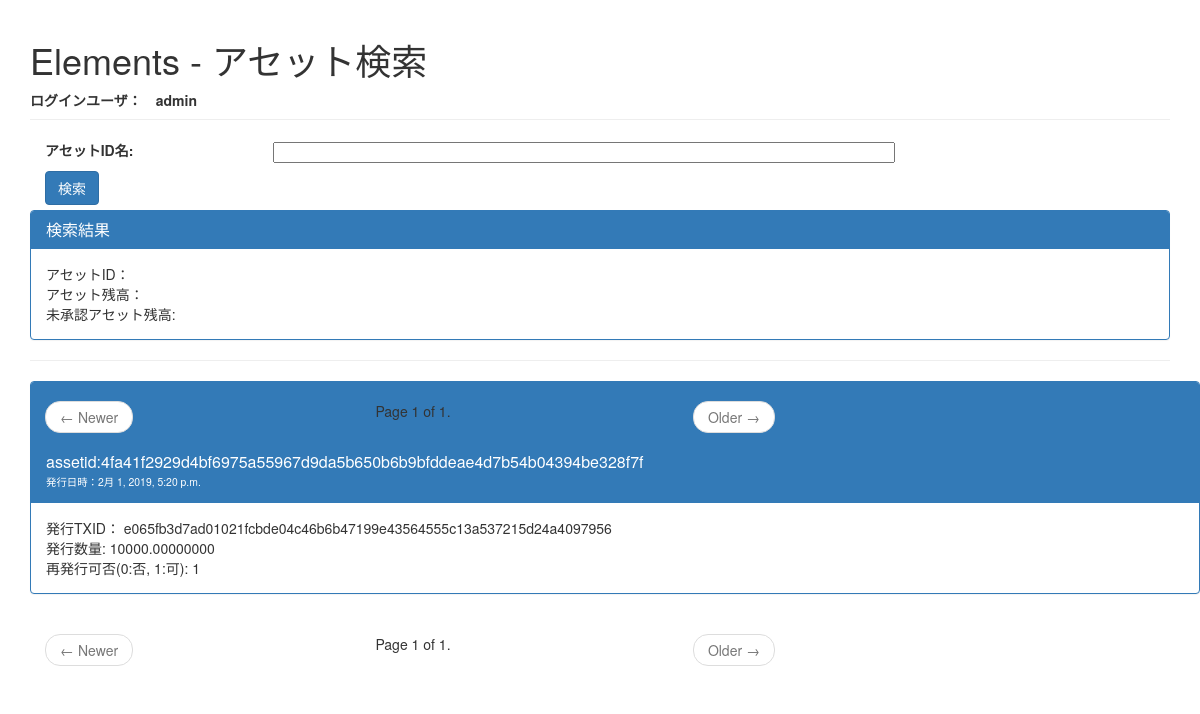
/issueasset/search_issuance (signed in), run on the app's committed database.
### issueasset/models.py (models this page shows, shortened)
class IssueAsset(models.Model):
     assetid = models.CharField(
         max_length=100,
         verbose_name='アセットID名',
     )
     txid = models.CharField(
         max_length=100,
         verbose_name='トランザクションID名',
     )
     assetamount = models.CharField(
         max_length=40,
         verbose_name='発行数量',
         help_text='アセットの発行数量を入力してください',
     )
     tokenamount = models.CharField(
         max_length=1,
         verbose_name='再発行要否（1:有、0:無）',
         help_text='再発行要否（1:再発行有、0:再発行無）を入力してください。',
     )
     created_at = models.DateTimeField(
         auto_now_add=True,
         verbose_name='登録日時',
     )

### issueasset/views.py (the view, shortened to what this page needs)
@login_required
def search_issuance(request):
    logging.debug("test_start")
    login_user_id = request.user.id
    login_user_name = request.user.username
    logging.debug(login_user_id)
    logging.debug(login_user_name)
    form = SearchForm(request.POST or None)
    page = _get_page(
        IssueAsset.objects.order_by('-id'),  # 投稿を新しい順に並び替えて取得する
        request.GET.get('page')  # GETクエリからページ番号を取得する
    )
    contexts = {
        'form': form,
        'page': page,
        'user_name': login_user_name,
    }
    logging.debug("t1t1t1")
    return render(request, 'issueasset/search_issuance.html', contexts )

### issueasset/forms.py
class SearchForm(forms.ModelForm):
    class Meta:
        model = IssueAsset
        fields = ('assetid',)
        widgets = {
            'assetid': forms.TextInput(attrs={'size': 100}),
        }

### issueasset/views.py (called while the page is built)
def _get_page(list_, page_no, count=5):
    paginator = Paginator(list_, count)
    try:
        page = paginator.page(page_no)
    except (EmptyPage, PageNotAnInteger):
        page = paginator.page(1)
    return page

### templates/issueasset/search_issuance.html (shortened to what this page needs)
{% extends "issueasset/base.html" %}
{% block body %}
  <div class="page-header">
    <h1>Elements - アセット検索</h1>
    <b>ログインユーザ：　{{ user_name }}　</b>
  </div>
  <form action="{% url 'issueasset:search_issuance' %}" method="POST">
    <div class="row">
      {% for field in form %}
        <div class="form-group">
          <div class="col-sm-10">
            <label class="col-sm-3 control-label">{{ field.label_tag }}</label>
            <label class="label col-sm-1"><font color="black">{{ field }}</font></label>
          </div>
        </div>
      {% endfor %}
      <div class="col-sm-10">
        <div class="form-group">
          <label class="col-sm-2 control-label"><input type="submit" class="btn btn-primary" value="検索"></label>
        </div>
      </div>
    </div>
  </form>
  <div class="search_result">
    <div class="panel panel-primary">
      <div class="panel-heading">
        <h3 class="panel-title">検索結果</h3>
      </div>
      <div class="panel-body">
        アセットID： {{ assetid }}
        <br>
        アセット残高： {{ balance }}
        <br>
        未承認アセット残高:  {{ unconfirmed_balance }}
      </div>
    </div>
  </div>
  <hr>
  {% include "pagination.html" %}
  <div class="container">
    <div class="row">
      <div class="col-sm-30">
        {% for IssueAsset in page %}
          <div class="panel panel-primary">
            <div class="panel-heading">
              <h3 class="panel-title">assetid:{{ IssueAsset.assetid }}<br><label class="small">発行日時：{{ IssueAsset.created_at }}</label></h3>
            </div>
            <div class="panel-body">
              発行TXID： {{ IssueAsset.txid }}
              <br>
              発行数量:  {{ IssueAsset.assetamount }}
	            <br>
	            再発行可否(0:否, 1:可):  {{ IssueAsset.tokenamount }}
            </div>
          </div>
        {% endfor %}
      </div>
    </div>
  </div>
  {% include "pagination.html" %}
{% endblock %}

### static/css/common.css (style rules this page uses)
.label.col-sm-1 { color: black; }

### data on the page
IssueAsset: assetid "4fa41f2929d4bf6975a55967d9da5b650b6b9bfddeae4d7b54b04394be328f7f", created_at "2月 1, 2019, 5:20 p.m.", txid "e065fb3d7ad01021fcbde04c46b6b47199e43564555c13a537215d24a4097956", assetamount "10000.00000000", tokenamount "1"

### other printed values
{{ user_name }} "admin"
{{ field.label_tag }} "アセットID名:"
{{ page.number }} "1 1"
{{ page.paginator.num_pages }} "1 1"
